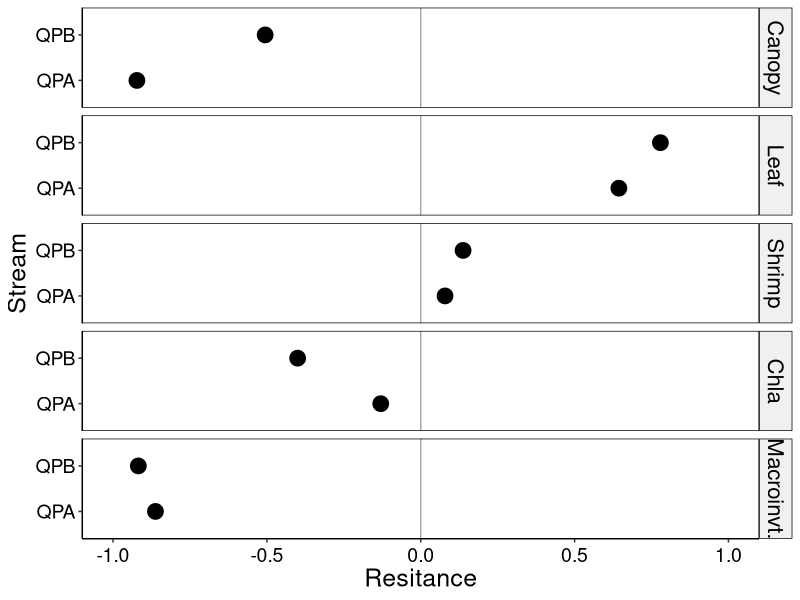

Here is the R script that generated this plot: (Note: this script raises an error after producing the figure.)




#--------------------------------------------
# Dot plot
# 09 May 2020
#PEGF
#--------------------------------------------
#

library(modelr)
library(ggplot2)
library(dplyr)
library(patchwork)

metrics<- read.csv("00 Metrics.csv")
metrics



# Resistance --------------------------------------------------------------

metrics$Variable_f = factor(metrics$Variable, levels=c('Canopy','Leaf','Leaf_Exp','Shrimp', 'Chla','Macroinvt.'))

r1 <- ggplot(metrics, 
      aes(x=Resitance,
          y=Stream))+ 
#          color=Stream,
 #         group=Variable)) +
  geom_vline(aes(xintercept = 0), color='darkgrey') +
  geom_point(size=5)+ #aes(shape=Variable),size=2.7) +#, position=pd, stat="identity") + 
  
  theme(axis.title.x = element_text(size = 18, angle = 0)) +
  theme(axis.title.y = element_text(size = 18, angle = 90)) +
  
  theme(axis.text.x=element_text(angle=0, size=14, vjust=0.5, color="black")) + #subaxis x
  theme(axis.text.y=element_text(angle=0, size=14, vjust=0.5, color="black")) + #subaxis y
  
   xlim(-1,1) +
  
  theme(panel.grid.major = element_blank(), panel.grid.minor = element_blank(),
        panel.background = element_blank(), axis.line = element_line(colour = "black")) +
  theme(panel.border = element_rect(colour = "black", fill=NA, size=0.5)) +
  
  facet_grid(Variable_f~.) +
  theme(strip.text.y = element_text(size = 16, colour = "black", angle = 270)) +
  theme(strip.background = element_rect(colour = "black", fill = "grey94"))


r1 + ggsave("Resistance.jpeg", width=6, height=6,dpi=600)


# Resilience --------------------------------------------------------------


metrics$Variable_f = factor(metrics$Variable, levels=c('Canopy','Leaf','Leaf_Exp','Shrimp', 'Chla','Macroinvt.'))

r2 <- ggplot(metrics, 
             aes(x=Resilience,
                 y=Stream))+ 
  #          color=Stream,
  #         group=Variable)) +
  geom_vline(aes(xintercept = 0), color='darkgrey') +
  geom_point(size=5)+ #aes(shape=Variable),size=2.7) +#, position=pd, stat="identity") + 
  
  theme(axis.title.x = element_text(size = 18, angle = 0)) +
  theme(axis.title.y = element_text(size = 18, angle = 90)) +
  
  theme(axis.text.x=element_text(angle=0, size=14, vjust=0.5, color="black")) + #subaxis x
  theme(axis.text.y=element_text(angle=0, size=14, vjust=0.5, color="black")) + #subaxis y
  
  xlim(-1,1) +
  
  theme(panel.grid.major = element_blank(), panel.grid.minor = element_blank(),
        panel.background = element_blank(), axis.line = element_line(colour = "black")) +
  theme(panel.border = element_rect(colour = "black", fill=NA, size=0.5)) +
  
  facet_grid(Variable_f~.) +
  theme(strip.text.y = element_text(size = 16, colour = "black", angle = 270)) +
  theme(strip.background = element_rect(colour = "black", fill = "grey94"))

r2 + ggsave("Resilience.jpeg", width=6, height=6,dpi=600)


# Recovery ----------------------------------------------------------------

metrics$Variable_f = factor(metrics$Variable, levels=c('Canopy','Leaf','Leaf_Exp','Shrimp', 'Chla','Macroinvt.'))

r3 <- ggplot(metrics, 
             aes(x=Recovery,
                 y=Stream))+ 
  #          color=Stream,
  #         group=Variable)) +
  geom_vline(aes(xintercept = 0), color='darkgrey') +
  geom_point(size=5)+ #aes(shape=Variable),size=2.7) +#, position=pd, stat="identity") + 
  
  theme(axis.title.x = element_text(size = 18, angle = 0)) +
  theme(axis.title.y = element_text(size = 18, angle = 90)) +
  
  theme(axis.text.x=element_text(angle=0, size=14, vjust=0.5, color="black")) + #subaxis x
  theme(axis.text.y=element_text(angle=0, size=14, vjust=0.5, color="black")) + #subaxis y
  
  xlim(-1,1) +
  
  theme(panel.grid.major = element_blank(), panel.grid.minor = element_blank(),
        panel.background = element_blank(), axis.line = element_line(colour = "black")) +
  theme(panel.border = element_rect(colour = "black", fill=NA, size=0.5)) +
  
  facet_grid(Variable_f~.) +
  theme(strip.text.y = element_text(size = 12, colour = "black", angle = 270)) +
  theme(strip.background = element_rect(colour = "black", fill = "grey"))

r3

metrics$Variable_f = factor(metrics$Variable, levels=c('Canopy','Leaf','Leaf_Exp','Shrimp', 'Chla','Macroinvt.'))


r4 <- ggplot(metrics, 
             aes(x=TemporalStab,
                 y=Stream))+ 
  #          color=Stream,
  #         group=Variable)) +
  geom_vline(aes(xintercept = 0), color='darkgrey') +
  geom_point(size=5)+ #aes(shape=Variable),size=2.7) +#, position=pd, stat="identity") + 
  
  theme(axis.title.x = element_text(size = 18, angle = 0)) +
  theme(axis.title.y = element_text(size = 18, angle = 90)) +
  
  theme(axis.text.x=element_text(angle=0, size=14, vjust=0.5, color="black")) + #subaxis x
  theme(axis.text.y=element_text(angle=0, size=14, vjust=0.5, color="black")) + #subaxis y
  
  xlim(-15,15) +
  
  theme(panel.grid.major = element_blank(), panel.grid.minor = element_blank(),
        panel.background = element_blank(), axis.line = element_line(colour = "black")) +
  theme(panel.border = element_rect(colour = "black", fill=NA, size=0.5)) +
  
  facet_grid(Variable_f~.) +
  theme(strip.text.y = element_text(size = 12, colour = "black", angle = 270)) +
  theme(strip.background = element_rect(colour = "black", fill = "grey"))

r4

metrics <- (r1 + r3) / (r2 + r4) + plot_annotation(tag_levels = 'A')
metrics
metrics + ggsave("Metrics.jpeg", width=6, height=10,dpi=600)

metrics
r5<- ggplot(metrics, 
             aes(x=Resitance,
                 y=Resilience,
                 color= Stream,
                 group=Variable)) +
geom_point(aes(color=Stream,shape=Variable), size=5) +
geom_vline(aes(xintercept = 0), color='darkgrey') +
  geom_hline(aes(yintercept = 0), color='darkgrey') +
  xlim(-1,1) 
r5
 
